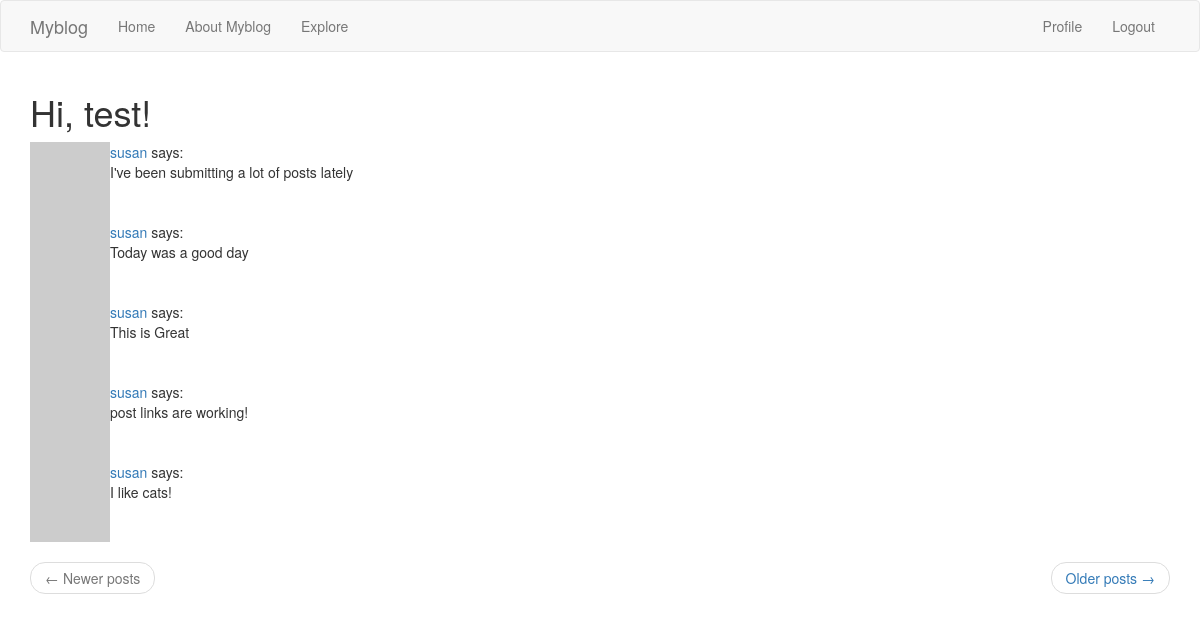
The page /explore (signed in) on the database its author committed.
### blog/models.py (models this page shows, shortened)
class User(UserMixin, db.Model):
    id = db.Column(db.Integer, primary_key=True)
    username = db.Column(db.String(64), index=True, unique=True)
    email = db.Column(db.String(120), index=True, unique=True)
    password_hash = db.Column(db.String(128))
    posts = db.relationship('Post', backref='author', lazy='dynamic')
    about_me = db.Column(db.String(140))
    last_seen = db.Column(db.DateTime, default=datetime.utcnow)
    def avatar(self, size):
        digest = md5(self.email.lower().encode('utf-8')).hexdigest()
        return 'https://www.gravatar.com/avatar/{}?d=identicon&s={}'.format(
            digest, size)
    followed = db.relationship(
        'User', secondary=followers,
        primaryjoin=(followers.c.follower_id == id),
        secondaryjoin=(followers.c.followed_id == id),
        backref=db.backref('followers', lazy='dynamic'), lazy='dynamic')

class Post(db.Model):
    id = db.Column(db.Integer, primary_key=True)
    body = db.Column(db.String(140))
    timestamp = db.Column(db.DateTime, index=True, default=datetime.utcnow)
    user_id = db.Column(db.Integer, db.ForeignKey('user.id'))

### blog/routes.py (the view)
@apple.route('/explore')
@login_required
def explore():
    page = request.args.get('page', 1, type=int)
    posts = Post.query.order_by(Post.timestamp.desc()).paginate(
        page, apple.config['POSTS_PER_PAGE'], False)
    next_url = url_for('explore', page=posts.next_num) \
        if posts.has_next else None
    prev_url = url_for('explore', page=posts.prev_num) \
        if posts.has_prev else None
    return render_template("index.html", title='Explore', posts=posts.items, next_url=next_url, prev_url=prev_url)

### blog/models.py (called while the page is built)
@login.user_loader
def load_user(id):
    return User.query.get(int(id))

### blog/routes.py (called while the page is built)
@apple.before_request
def before_request():
    if current_user.is_authenticated:
        current_user.last_seen = datetime.utcnow()
        db.session.commit()

### blog/templates/index.html (shortened to what this page needs)
{% extends "base.html" %}
{% import 'bootstrap/wtf.html' as wtf %}
{% block app_content %}
    <h1>Hi, {{ current_user.username }}!</h1>
    {% for post in posts %}
        {% include '_post.html' %}
    {% endfor %}
    <nav aria-label="...">
        <ul class="pager">
            <li class="previous{% if not prev_url %} disabled{% endif %}">
                <a href="{{ prev_url or '#' }}">
                    <span aria-hidden="true">&larr;</span> Newer posts
                </a>
            </li>
            <li class="next{% if not next_url %} disabled{% endif %}">
                <a href="{{ next_url or '#' }}">
                    Older posts <span aria-hidden="true">&rarr;</span>
                </a>
            </li>
        </ul>
    </nav>
{% endblock %}

### blog/templates/_post.html
    <table>
        <tr valign="top">
            <td><img src="{{ post.author.avatar(36) }}"></td>
             <td>
                <a href="{{ url_for('user', username=post.author.username) }}">
                    {{ post.author.username }}
                </a>
                says:<br>{{ post.body }}
            </td>
        </tr>
    </table>

### rows shown on the page
User: username "test"
Post: author.username "susan", body "I've been submitting a lot of posts lately"
Post: author.username "susan", body "Today was a good day"
Post: author.username "susan", body "This is Great"
Post: author.username "susan", body "post links are working!"
Post: author.username "susan", body "I like cats!"
